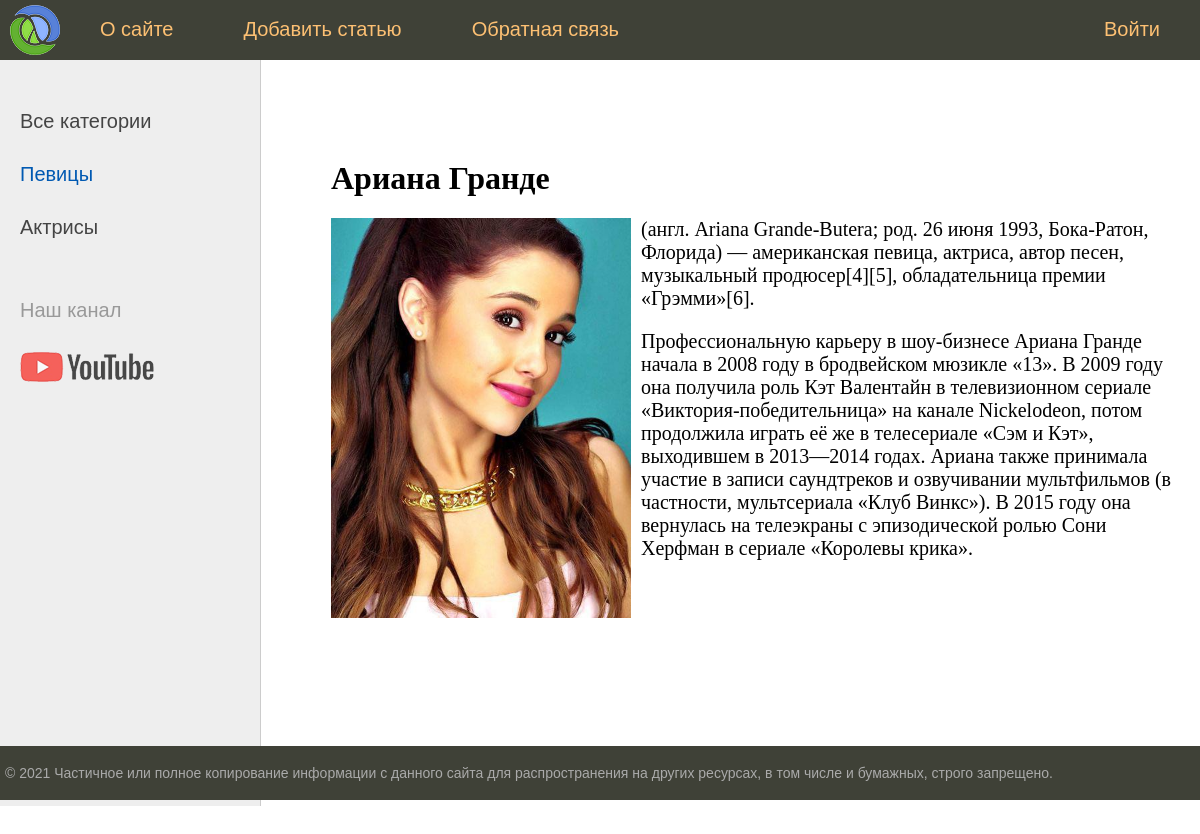
The app's page /post/ariana-grande/ with its own data.
### women/models.py (models this page shows, shortened)
class Category(models.Model):
    name = models.CharField(max_length=100, db_index=True, verbose_name="Категория")
    slug = models.SlugField(max_length=255, unique=True, db_index=True, verbose_name="URL", null=True)
    class Meta:
        verbose_name = 'Категория'
        verbose_name_plural = 'Категории'
        ordering = ['id']
    def get_absolute_url(self):
        return reverse('category', kwargs={'cat_slug': self.slug})

class Women(models.Model):
    title = models.CharField(max_length=255, verbose_name="Заголовок")
    slug = models.SlugField(max_length=255, unique=True, db_index=True, null=True, verbose_name="URL")
    content = models.TextField(blank=True, verbose_name="Текст статьи")
    photo = models.ImageField(upload_to="photos/%Y/%m/%d/", verbose_name="Фото")
    time_create = models.DateTimeField(auto_now_add=True, verbose_name="Время создания")
    time_update = models.DateTimeField(auto_now=True, verbose_name="Время изменения")
    is_published = models.BooleanField(default=True, verbose_name="Публикация")
    cat = models.ForeignKey('Category', on_delete=models.PROTECT, null=True, verbose_name="Категории")
    class Meta:
        verbose_name = 'Известные женщины'
        verbose_name_plural = 'Известные женщины'
        ordering = ['time_create', 'title']

### women/views.py (the view)
# urls.py: path('post/<slug:post_slug>/', show_post, name='post'),
def show_post(request, post_slug):
    post = get_object_or_404(Women, slug=post_slug)
    context = {
        'post': post,
        'title': post.title,
        'cat_selected': post.cat_id,
    }
    return render(request, 'women/post.html', context=context)

### women/templatetags/women_tags.py (called while the page is built)
@register.inclusion_tag('women/list_categories.html')
def show_categories(sort=None, cat_selected=0):
    if not sort:
        cats = Category.objects.all()
    else:
        cats = Category.objects.order_by(sort)
    return {"cats": cats, "cat_selected": cat_selected}

@register.inclusion_tag('women/main_menu.html')
def main_menu():
    return {"menu": menu}

### women/templates/women/post.html
{% extends 'women/base.html' %}
{% block content %}
<h1>{{post.title}}</h1>
{% if post.photo %}
<p><img class="img-article-left" src="{{post.photo.url}}"></p>
{% endif %}
{{post.content|linebreaks}}
{% endblock %}

### women/templates/women/list_categories.html
{% for c in cats %}
         {% if c.pk == cat_selected %}
                   <li class="selected">{{c.name}}</li>
         {% else %}
                   <li><a href="{{ c.get_absolute_url }}">{{c.name}}</a></li>
         {% endif %}
{% endfor %}

### women/static/women/css/styles.css (style rules this page uses)
html, body { font-family: 'Arial'; margin: 0; padding: 0; height: 100%; width: 100%; color: #444; }
a { color: #0059b2; text-decoration: none; }
img { max-width: 600px; height: auto; }
img.img-article-left { max-width: 300px; height: auto; float: left; padding: 0 10px 10px 0; }
.left-chapters ul li { margin: 30px 0 0 0; color: #999; }
.left-chapters ul li.selected { color: #0059b2; }
.left-chapters ul li a { color: #444; text-decoration: none; }
.content-text h1 { font-size: 32px; }

### records on screen
Category: name "Певицы"
Category: name "Актрисы"
Women: title "Ариана Гранде", photo (picture), content "(англ. Ariana Grande-Butera; род. 26 июня 1993, Бока-Ратон, Флорида) — американская певица, актриса, автор песен, музыкальный продюсер[4][5], обладательница премии «Грэмми»[6]. Профессиональную карьеру в шоу-бизнесе Ариана Гранде начала в 2008 году в бродвейском мюзикле «13». В 2009 году она получила роль Кэт Валентайн в телевизионном сериале «Виктория-победительница» на канале Nickelodeon, потом продолжила играть её же в телесериале «Сэм и Кэт», выходившем в 2013—2014 годах. Ариана также принимала участие в записи саундтреков и озвучивании мультфильмов (в частности, мультсериала «Клуб Винкс»). В 2015 году она вернулась на телеэкраны с эпизодической ролью Сони Херфман в сериале «Королевы…"

### other values on screen
{{ m.title }} "О сайте" "Добавить статью" "Обратная связь"
{{ m.title }} "Войти"
